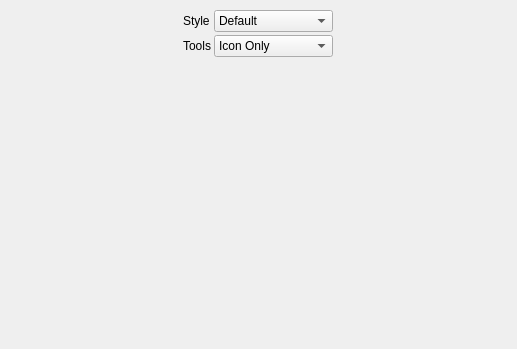
<?xml version="1.0" encoding="UTF-8"?>
<ui version="4.0">
 <class>MainSettingsWidget</class>
 <widget class="QWidget" name="MainSettingsWidget">
  <property name="geometry">
   <rect>
    <x>0</x>
    <y>0</y>
    <width>517</width>
    <height>349</height>
   </rect>
  </property>
  <property name="windowTitle">
   <string>Form</string>
  </property>
  <layout class="QHBoxLayout" name="horizontalLayout">
   <property name="spacing">
    <number>0</number>
   </property>
   <property name="leftMargin">
    <number>3</number>
   </property>
   <property name="topMargin">
    <number>10</number>
   </property>
   <property name="rightMargin">
    <number>3</number>
   </property>
   <property name="bottomMargin">
    <number>0</number>
   </property>
   <item>
    <spacer name="horizontalSpacer_3">
     <property name="orientation">
      <enum>Qt::Horizontal</enum>
     </property>
     <property name="sizeHint" stdset="0">
      <size>
       <width>208</width>
       <height>20</height>
      </size>
     </property>
    </spacer>
   </item>
   <item>
    <layout class="QFormLayout" name="formLayout">
     <property name="formAlignment">
      <set>Qt::AlignHCenter|Qt::AlignTop</set>
     </property>
     <property name="horizontalSpacing">
      <number>3</number>
     </property>
     <property name="verticalSpacing">
      <number>3</number>
     </property>
     <item row="0" column="0">
      <widget class="QLabel" name="label">
       <property name="text">
        <string>Style</string>
       </property>
      </widget>
     </item>
     <item row="0" column="1">
      <widget class="QComboBox" name="styleComboBox">
       <item>
        <property name="text">
         <string>Default</string>
        </property>
       </item>
       <item>
        <property name="text">
         <string>System</string>
        </property>
       </item>
       <item>
        <property name="text">
         <string>Custom...</string>
        </property>
       </item>
      </widget>
     </item>
     <item row="1" column="0">
      <widget class="QLabel" name="label_2">
       <property name="text">
        <string>Tools</string>
       </property>
      </widget>
     </item>
     <item row="1" column="1">
      <widget class="QComboBox" name="toolsComboBox">
       <item>
        <property name="text">
         <string>Icon Only</string>
        </property>
       </item>
       <item>
        <property name="text">
         <string>Text Only</string>
        </property>
       </item>
       <item>
        <property name="text">
         <string>Text Under Icon</string>
        </property>
       </item>
       <item>
        <property name="text">
         <string>Text Beside Icon</string>
        </property>
       </item>
      </widget>
     </item>
    </layout>
   </item>
   <item>
    <spacer name="horizontalSpacer_2">
     <property name="orientation">
      <enum>Qt::Horizontal</enum>
     </property>
     <property name="sizeHint" stdset="0">
      <size>
       <width>208</width>
       <height>20</height>
      </size>
     </property>
    </spacer>
   </item>
  </layout>
 </widget>
 <resources/>
 <connections/>
</ui>
